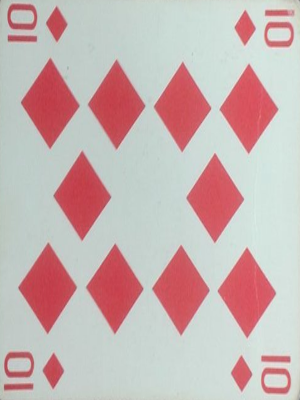
#> input picture src/database/10_diamonds.png, 300 x 400 px
$ python -i card_detector.py   (imports and definitions only)   (Python 2 division)
#> lines starting #> are read from the running program, lines starting #| are printed output that depends on the picture
#> further down, picture is the input picture: shape (400, 300, 3); mean B, G, R 178.7, 179.6, 201
import cv2
import cv2.xfeatures2d
import numpy as np
import sys
import os.path

card_values = ["2", "3", "4", "5", "6", "7", "8", "9", "10", "queen", "jack", "king", "ace"]
card_suits = ["clubs", "diamonds", "spades", "hearts"]
card_images = dict()
card_features = dict()

MIN_MATCH_COUNT = 20
fontFace = cv2.FONT_HERSHEY_PLAIN;
fontScale = 2;
thickness = 3;
winnerText = "WINNER"
winnerTextSize = cv2.getTextSize(winnerText, fontFace, fontScale, thickness)[0]
loserText = "LOSER"
loserTextSize = cv2.getTextSize(winnerText, fontFace, fontScale, thickness)[0]

# Initiate SIFT detector
SIFT_DETECTOR = cv2.xfeatures2d.SIFT_create()

# [78 lines left out: functions compare_cards, load_cards, detect_card_in_image, not called in this run]


def detect_cards(image):
    #grayscale the image
    gray = cv2.cvtColor(image, cv2.COLOR_BGR2GRAY)
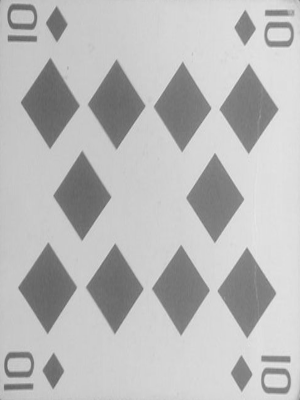
#> gray: shape (400, 300); min 97, max 232, mean 185.9
    #detect features
    kp, des = SIFT_DETECTOR.detectAndCompute(gray,None)
#> kp = 229 keypoints; strongest (x, y, size): (215, 198, 33.9), (46, 288, 33.4), (48, 103, 33.4), (250, 108, 32.6)
    contours = []
    detected_card_ids = []
    for card_id in card_features.keys():
        print "Looking for " + card_id
        ret, contour = detect_card_in_image(image, kp, des, card_id)

        if ret > 0:
            #card found
            contours.append(contour)
            detected_card_ids.append(card_id)
            print "card found " + card_id
#> after the loop, contours = []; detected_card_ids = []

    if len(detected_card_ids) > 0:
        #check the winning card
        winning_card_id = compare_cards(detected_card_ids)
        print winning_card_id + " wins"

        for i, c in enumerate(contours):

            #determine the card contour's center http://docs.opencv.org/master/dd/d49/tutorial_py_contour_features.html#gsc.tab=0
            M = cv2.moments(c)

            cx = int(M['m10']/M['m00'])
            cy = int(M['m01']/M['m00'])

            if winning_card_id == detected_card_ids[i]:
                cx = cx - (winnerTextSize[0] / 2)
                cy = cy - (winnerTextSize[1] / 2)
                cv2.putText(image, "WINNER", (cx , cy), fontFace, fontScale, (0, 255, 0), thickness, 8);
                cv2.polylines(image,[np.int32(c)],True,(0,255,0),3, cv2.LINE_AA)
            else:
                cx = cx - (loserTextSize[0] / 2)
                cy = cy - (loserTextSize[1] / 2)
                cv2.putText(image, "LOSER", (cx, cy), fontFace, fontScale, (0, 0, 255), thickness, 8);
                cv2.polylines(image,[np.int32(c)],True,(0,0,255),3, cv2.LINE_AA)

    cv2.imshow("final", image)
    cv2.waitKey(0)

>>> import cv2
>>> picture = cv2.imread('database/10_diamonds.png')
>>> result = detect_cards(picture)

$ run again, on src/database/jack_clubs.png
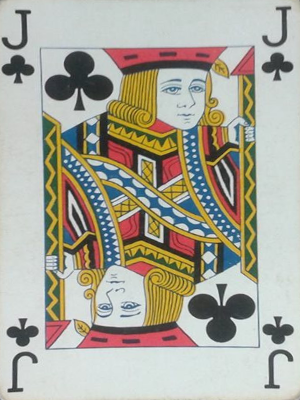
#> input picture src/database/jack_clubs.png, 300 x 400 px
#> picture is the input picture: shape (400, 300, 3); mean B, G, R 154.8, 167.7, 170.9
#> in detect_cards, `gray = cv2.cvtColor(image, cv2.COLOR_BGR2GRAY)`:
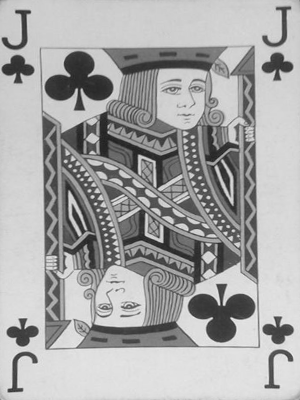
#> gray: shape (400, 300); min 29, max 242, mean 167.1
#> kp = 1283 keypoints; strongest (x, y, size): (221, 288, 6.3), (92, 197, 2.4), (106, 235, 2), (109, 253, 2.6)
#> after the loop in detect_cards, `for card_id in card_features.keys():`: contours = []

$ run again, on src/database/king_diamonds.png
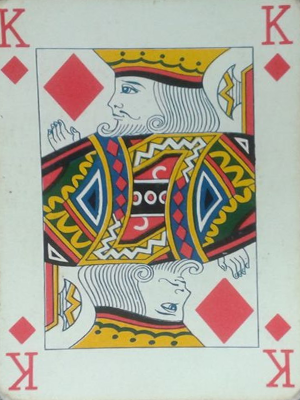
#> input picture src/database/king_diamonds.png, 300 x 400 px
#> picture is the input picture: shape (400, 300, 3); mean B, G, R 153.8, 168.9, 174.5
#> in detect_cards, `gray = cv2.cvtColor(image, cv2.COLOR_BGR2GRAY)`:
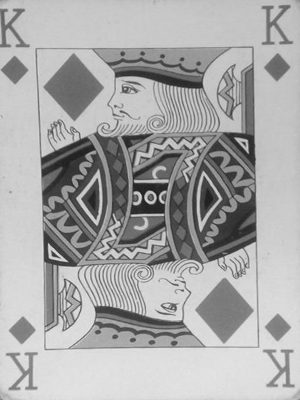
#> gray: shape (400, 300); min 23, max 235, mean 168.8
#> kp = 1010 keypoints; strongest (x, y, size): (53, 254, 2.7), (244, 143, 1.9), (162, 201, 2.4), (136, 181, 2.5)
#> after the loop in detect_cards, `for card_id in card_features.keys():`: contours = []
